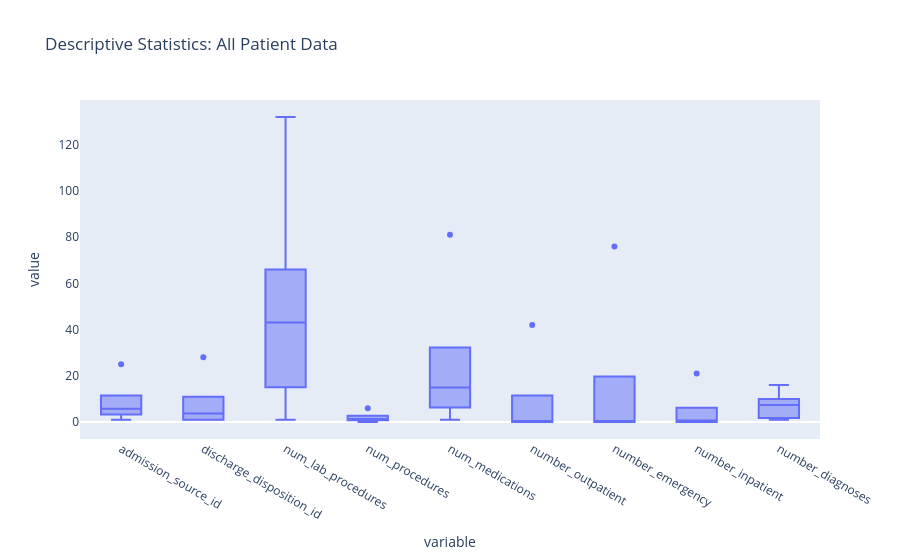

This figure's notebook cell:
### Code cell
# 'admission_type_id',
fig = px.box(patient_all_df[['admission_source_id', 'discharge_disposition_id','num_lab_procedures'
                ,'num_procedures','num_medications', 'number_outpatient', 'number_emergency'
                ,'number_inpatient','number_diagnoses']].describe().loc[['mean', 'max', 'min','std', '50%']]
                , title='Descriptive Statistics: All Patient Data')

fig.update_xaxes(showgrid=False)
fig.update_yaxes(showgrid=False)

fig.show()

### Figure 1 — Plotly figure (JSON) as saved in the notebook; plotly's stock layout.template omitted (floating-point values rounded to 4 significant figures)
{"data": [{"alignmentgroup": "True", "hovertemplate": "variable=%{x}<br>value=%{y}<extra></extra>", "legendgroup": "", "marker": {"color": "#636efa"}, "name": "", "notched": false, "offsetgroup": "", "orientation": "v", "showlegend": false, "type": "box", "x": ["admission_source_id", "admission_source_id", "admission_source_id", "admission_source_id", "admission_source_id", "discharge_disposition_id", "discharge_disposition_id", "discharge_disposition_id", "discharge_disposition_id", "discharge_disposition_id", "num_lab_procedures", "num_lab_procedures", "num_lab_procedures", "num_lab_procedures", "num_lab_procedures", "num_procedures", "num_procedures", "num_procedures", "num_procedures", "num_procedures", "num_medications", "num_medications", "num_medications", "num_medications", "num_medications", "number_outpatient", "number_outpatient", "number_outpatient", "number_outpatient", "number_outpatient", "number_emergency", "number_emergency", "number_emergency", "number_emergency", "number_emergency", "number_inpatient", "number_inpatient", "number_inpatient", "number_inpatient", "number_inpatient", "number_diagnoses", "number_diagnoses", "number_diagnoses", "number_diagnoses", "number_diagnoses"], "x0": " ", "xaxis": "x", "y": [5.754, 25.0, 1.0, 4.064, 7.0, 3.716, 28.0, 1.0, 5.28, 1.0, 43.1, 132.0, 1.0, 19.67, 44.0, 1.34, 6.0, 0.0, 1.706, 1.0, 16.02, 81.0, 1.0, 8.128, 15.0, 0.3694, 42.0, 0.0, 1.267, 0.0, 0.1978, 76.0, 0.0, 0.9305, 0.0, 0.6356, 21.0, 0.0, 1.263, 0.0, 7.423, 16.0, 1.0, 1.934, 8.0], "y0": " ", "yaxis": "y"}], "layout": {"boxmode": "group", "legend": {"tracegroupgap": 0}, "title": {"text": "Descriptive Statistics: All Patient Data"}, "xaxis": {"anchor": "y", "domain": [0, 1], "showgrid": false, "title": {"text": "variable"}}, "yaxis": {"anchor": "x", "domain": [0, 1], "showgrid": false, "title": {"text": "value"}}}}
